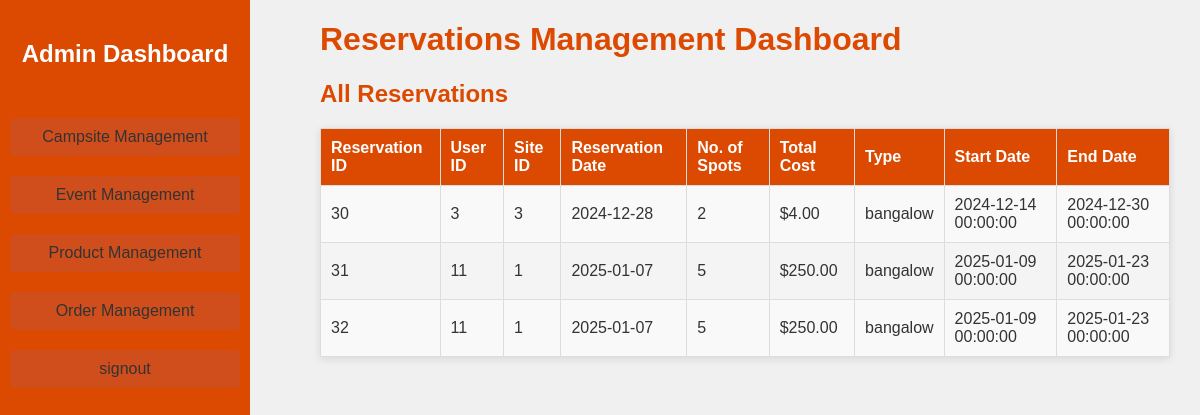
/dashboard/reservation/index.php, run on the app's committed database.
### tables this page shows
CREATE TABLE `reservations` (
  `reservation_id` int(11) NOT NULL,
  `user_id` int(11) NOT NULL,
  `site_id` int(11) NOT NULL,
  `reservationDate` date NOT NULL,
  `noOfSpots` int(11) NOT NULL,
  `totalCost` int(11) NOT NULL,
  `type` varchar(60) NOT NULL,
  `startDate` datetime NOT NULL,
  `endDate` datetime NOT NULL
);

### dashboard/reservation/index.php (the view, shortened to what this page needs)
<?php
include '../../connection.php';
$sql = "SELECT * FROM reservations";
$result = $conn->query($sql);
?>
<!DOCTYPE html>
<html lang="en">
<head>
  <link rel="stylesheet" href="../../css/dashboard.css">
</head>
<body>
  <?php include "../../component/sidebar.php"; ?>
  <div class="container" style="padding-left: 320px; padding-right: 30px">
    <h1>Reservations Management Dashboard</h1>
    <h2>All Reservations</h2>
    <table>
      <thead>
        <tr>
          <th>Reservation ID</th>
          <th>User ID</th>
          <th>Site ID</th>
          <th>Reservation Date</th>
          <th>No. of Spots</th>
          <th>Total Cost</th>
          <th>Type</th>
          <th>Start Date</th>
          <th>End Date</th>
        </tr>
      </thead>
      <tbody>
        <?php
        if ($result->num_rows > 0) {
          while ($row = $result->fetch_assoc()) {
            echo "<tr>
                    <td>" . $row["reservation_id"] . "</td>
                    <td>" . $row["user_id"] . "</td>
                    <td>" . $row["site_id"] . "</td>
                    <td>" . $row["reservationDate"] . "</td>
                    <td>" . $row["noOfSpots"] . "</td>
                    <td>$" . number_format($row["totalCost"], 2) . "</td>
                    <td>" . $row["type"] . "</td>
                    <td>" . $row["startDate"] . "</td>
                    <td>" . $row["endDate"] . "</td>
                  </tr>";
          }
        } else {
          echo "<tr><td colspan='9'>No reservations found.</td></tr>";
        }
        ?>
      </tbody>
    </table>
  </div>
</body>
</html>

### css/dashboard.css (style rules this page uses)
body { font-family: Arial, sans-serif; background-color: #f0f0f0; color: #333; margin: 0; }
h1, h2 { color: #DC4900; }
form, table { margin: 20px 0; padding: 20px; border: 1px solid #ddd; background-color: white; box-shadow: 0px 2px 8px rgba(0, 0, 0, 0.1); }
table { width: 100%; border-collapse: collapse; }
table, th, td { border: 1px solid #ddd; }
th, td { padding: 10px; text-align: left; background-color: #f9f9f9; }
th { background-color: #DC4900; color: white; }
tr:nth-child(even) td { background-color: #f4f4f4; }

### data on the page
reservations: reservation_id "30", user "3", site "3", reservationDate "2024-12-28", noOfSpots "2", totalCost "4.00", type "bangalow", startDate "2024-12-14 00:00:00", endDate "2024-12-30 00:00:00"
reservations: reservation_id "31", user "11", site "1", reservationDate "2025-01-07", noOfSpots "5", totalCost "250.00", type "bangalow", startDate "2025-01-09 00:00:00", endDate "2025-01-23 00:00:00"
reservations: reservation_id "32", user "11", site "1", reservationDate "2025-01-07", noOfSpots "5", totalCost "250.00", type "bangalow", startDate "2025-01-09 00:00:00", endDate "2025-01-23 00:00:00"
